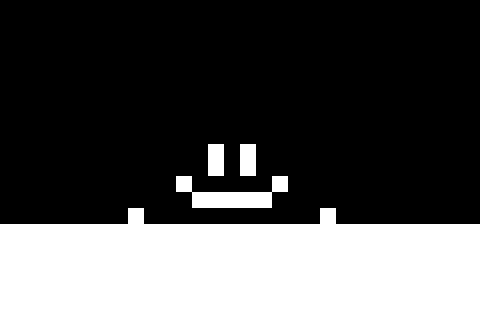

A level layout from a 2D game, rendered from its tile map. Below: a short description, then the map file with tile-grid data replaced by summaries:
An orthogonal 30x20 tile map with 16x16 px tiles, 2 tile layers (Floor, Danger).

<map version="1.0" orientation="orthogonal" renderorder="right-down" width="30" height="20" tilewidth="16" tileheight="16">
 <tileset firstgid="1" name="FloorTiles" tilewidth="16" tileheight="16">
  <image source="../../images/tiles/FloorTiles.png" width="32" height="16" />
 </tileset>
 <layer name="Floor" width="30" height="20">
  <properties>
   <property name="tileset" value="FloorTiles" />
  </properties>
  <data>[600 cells, 180 non-empty, 1 distinct tile ids]</data>
 </layer>
 <layer name="Danger" width="30" height="20">
  <properties>
   <property name="tileset" value="FloorTiles" />
  </properties>
  <data>[600 cells, 13 non-empty, 1 distinct tile ids]</data>
 </layer>
</map>
